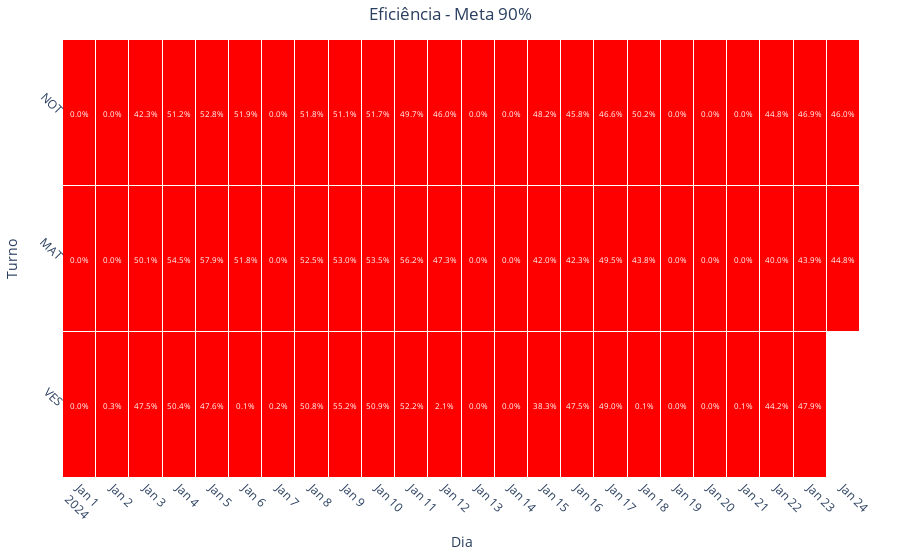

Source (notebook cell):
### Code cell
graph_heatmap_eff(df_eff, 90)
test(df_eff, 90)

### Figure 1 — Plotly figure (JSON) as saved in the notebook; plotly's stock layout.template omitted (floating-point values rounded to 4 significant figures)
{"data": [{"colorscale": [[0, "red"], [0.9, "red"], [0.9, "green"], [1, "green"]], "hoverongaps": false, "hovertemplate": "Turno: %{y}<br>Dia: %{x}<br>Valor: %{z:.1%}", "showscale": false, "type": "heatmap", "x": ["2024-01-01", "2024-01-02", "2024-01-03", "2024-01-04", "2024-01-05", "2024-01-06", "2024-01-07", "2024-01-08", "2024-01-09", "2024-01-10", "2024-01-11", "2024-01-12", "2024-01-13", "2024-01-14", "2024-01-15", "2024-01-16", "2024-01-17", "2024-01-18", "2024-01-19", "2024-01-20", "2024-01-21", "2024-01-22", "2024-01-23", "2024-01-24"], "xgap": 1, "y": ["VES", "MAT", "NOT"], "ygap": 1, "z": [[0, 0.002906, 0.4754, 0.504, 0.4763, 0.0008564, 0.001657, 0.5083, 0.5524, 0.5087, 0.5216, 0.02051, 0, 0.0001209, 0.3834, 0.4754, 0.4898, 0.001053, 0, 0, 0.0009827, 0.4417, 0.4789, null], [0, 0, 0.5012, 0.545, 0.5787, 0.5184, 0, 0.5247, 0.5297, 0.535, 0.5616, 0.4732, 0, 0, 0.4204, 0.4231, 0.4949, 0.438, 0, 0, 0, 0.3998, 0.4392, 0.448], [0, 0, 0.4231, 0.5122, 0.5285, 0.5188, 0, 0.5184, 0.5113, 0.5173, 0.4972, 0.4601, 0, 0, 0.4817, 0.458, 0.4659, 0.5023, 0, 0, 1.512e-05, 0.4481, 0.469, 0.4597]], "zmax": 1, "zmin": 0}], "layout": {"annotations": [{"font": {"color": "white", "size": 8}, "showarrow": false, "text": "0.0%", "x": "2024-01-01", "y": "VES"}, {"font": {"color": "white", "size": 8}, "showarrow": false, "text": "0.3%", "x": "2024-01-02", "y": "VES"}, {"font": {"color": "white", "size": 8}, "showarrow": false, "text": "47.5%", "x": "2024-01-03", "y": "VES"}, {"font": {"color": "white", "size": 8}, "showarrow": false, "text": "50.4%", "x": "2024-01-04", "y": "VES"}, {"font": {"color": "white", "size": 8}, "showarrow": false, "text": "47.6%", "x": "2024-01-05", "y": "VES"}, {"font": {"color": "white", "size": 8}, "showarrow": false, "text": "0.1%", "x": "2024-01-06", "y": "VES"}, {"font": {"color": "white", "size": 8}, "showarrow": false, "text": "0.2%", "x": "2024-01-07", "y": "VES"}, {"font": {"color": "white", "size": 8}, "showarrow": false, "text": "50.8%", "x": "2024-01-08", "y": "VES"}, {"font": {"color": "white", "size": 8}, "showarrow": false, "text": "55.2%", "x": "2024-01-09", "y": "VES"}, {"font": {"color": "white", "size": 8}, "showarrow": false, "text": "50.9%", "x": "2024-01-10", "y": "VES"}, {"font": {"color": "white", "size": 8}, "showarrow": false, "text": "52.2%", "x": "2024-01-11", "y": "VES"}, {"font": {"color": "white", "size": 8}, "showarrow": false, "text": "2.1%", "x": "2024-01-12", "y": "VES"}, {"font": {"color": "white", "size": 8}, "showarrow": false, "text": "0.0%", "x": "2024-01-13", "y": "VES"}, {"font": {"color": "white", "size": 8}, "showarrow": false, "text": "0.0%", "x": "2024-01-14", "y": "VES"}, {"font": {"color": "white", "size": 8}, "showarrow": false, "text": "38.3%", "x": "2024-01-15", "y": "VES"}, {"font": {"color": "white", "size": 8}, "showarrow": false, "text": "47.5%", "x": "2024-01-16", "y": "VES"}, {"font": {"color": "white", "size": 8}, "showarrow": false, "text": "49.0%", "x": "2024-01-17", "y": "VES"}, {"font": {"color": "white", "size": 8}, "showarrow": false, "text": "0.1%", "x": "2024-01-18", "y": "VES"}, {"font": {"color": "white", "size": 8}, "showarrow": false, "text": "0.0%", "x": "2024-01-19", "y": "VES"}, {"font": {"color": "white", "size": 8}, "showarrow": false, "text": "0.0%", "x": "2024-01-20", "y": "VES"}, {"font": {"color": "white", "size": 8}, "showarrow": false, "text": "0.1%", "x": "2024-01-21", "y": "VES"}, {"font": {"color": "white", "size": 8}, "showarrow": false, "text": "44.2%", "x": "2024-01-22", "y": "VES"}, {"font": {"color": "white", "size": 8}, "showarrow": false, "text": "47.9%", "x": "2024-01-23", "y": "VES"}, {"font": {"color": "white", "size": 8}, "showarrow": false, "text": "nan%", "x": "2024-01-24", "y": "VES"}, {"font": {"color": "white", "size": 8}, "showarrow": false, "text": "0.0%", "x": "2024-01-01", "y": "MAT"}, {"font": {"color": "white", "size": 8}, "showarrow": false, "text": "0.0%", "x": "2024-01-02", "y": "MAT"}, {"font": {"color": "white", "size": 8}, "showarrow": false, "text": "50.1%", "x": "2024-01-03", "y": "MAT"}, {"font": {"color": "white", "size": 8}, "showarrow": false, "text": "54.5%", "x": "2024-01-04", "y": "MAT"}, {"font": {"color": "white", "size": 8}, "showarrow": false, "text": "57.9%", "x": "2024-01-05", "y": "MAT"}, {"font": {"color": "white", "size": 8}, "showarrow": false, "text": "51.8%", "x": "2024-01-06", "y": "MAT"}, {"font": {"color": "white", "size": 8}, "showarrow": false, "text": "0.0%", "x": "2024-01-07", "y": "MAT"}, {"font": {"color": "white", "size": 8}, "showarrow": false, "text": "52.5%", "x": "2024-01-08", "y": "MAT"}, {"font": {"color": "white", "size": 8}, "showarrow": false, "text": "53.0%", "x": "2024-01-09", "y": "MAT"}, {"font": {"color": "white", "size": 8}, "showarrow": false, "text": "53.5%", "x": "2024-01-10", "y": "MAT"}, {"font": {"color": "white", "size": 8}, "showarrow": false, "text": "56.2%", "x": "2024-01-11", "y": "MAT"}, {"font": {"color": "white", "size": 8}, "showarrow": false, "text": "47.3%", "x": "2024-01-12", "y": "MAT"}, {"font": {"color": "white", "size": 8}, "showarrow": false, "text": "0.0%", "x": "2024-01-13", "y": "MAT"}, {"font": {"color": "white", "size": 8}, "showarrow": false, "text": "0.0%", "x": "2024-01-14", "y": "MAT"}, {"font": {"color": "white", "size": 8}, "showarrow": false, "text": "42.0%", "x": "2024-01-15", "y": "MAT"}, {"font": {"color": "white", "size": 8}, "showarrow": false, "text": "42.3%", "x": "2024-01-16", "y": "MAT"}, {"font": {"color": "white", "size": 8}, "showarrow": false, "text": "49.5%", "x": "2024-01-17", "y": "MAT"}, {"font": {"color": "white", "size": 8}, "showarrow": false, "text": "43.8%", "x": "2024-01-18", "y": "MAT"}, {"font": {"color": "white", "size": 8}, "showarrow": false, "text": "0.0%", "x": "2024-01-19", "y": "MAT"}, {"font": {"color": "white", "size": 8}, "showarrow": false, "text": "0.0%", "x": "2024-01-20", "y": "MAT"}, {"font": {"color": "white", "size": 8}, "showarrow": false, "text": "0.0%", "x": "2024-01-21", "y": "MAT"}, {"font": {"color": "white", "size": 8}, "showarrow": false, "text": "40.0%", "x": "2024-01-22", "y": "MAT"}, {"font": {"color": "white", "size": 8}, "showarrow": false, "text": "43.9%", "x": "2024-01-23", "y": "MAT"}, {"font": {"color": "white", "size": 8}, "showarrow": false, "text": "44.8%", "x": "2024-01-24", "y": "MAT"}, {"font": {"color": "white", "size": 8}, "showarrow": false, "text": "0.0%", "x": "2024-01-01", "y": "NOT"}, {"font": {"color": "white", "size": 8}, "showarrow": false, "text": "0.0%", "x": "2024-01-02", "y": "NOT"}, {"font": {"color": "white", "size": 8}, "showarrow": false, "text": "42.3%", "x": "2024-01-03", "y": "NOT"}, {"font": {"color": "white", "size": 8}, "showarrow": false, "text": "51.2%", "x": "2024-01-04", "y": "NOT"}, {"font": {"color": "white", "size": 8}, "showarrow": false, "text": "52.8%", "x": "2024-01-05", "y": "NOT"}, {"font": {"color": "white", "size": 8}, "showarrow": false, "text": "51.9%", "x": "2024-01-06", "y": "NOT"}, {"font": {"color": "white", "size": 8}, "showarrow": false, "text": "0.0%", "x": "2024-01-07", "y": "NOT"}, {"font": {"color": "white", "size": 8}, "showarrow": false, "text": "51.8%", "x": "2024-01-08", "y": "NOT"}, {"font": {"color": "white", "size": 8}, "showarrow": false, "text": "51.1%", "x": "2024-01-09", "y": "NOT"}, {"font": {"color": "white", "size": 8}, "showarrow": false, "text": "51.7%", "x": "2024-01-10", "y": "NOT"}, {"font": {"color": "white", "size": 8}, "showarrow": false, "text": "49.7%", "x": "2024-01-11", "y": "NOT"}, {"font": {"color": "white", "size": 8}, "showarrow": false, "text": "46.0%", "x": "2024-01-12", "y": "NOT"}, {"font": {"color": "white", "size": 8}, "showarrow": false, "text": "0.0%", "x": "2024-01-13", "y": "NOT"}, {"font": {"color": "white", "size": 8}, "showarrow": false, "text": "0.0%", "x": "2024-01-14", "y": "NOT"}, {"font": {"color": "white", "size": 8}, "showarrow": false, "text": "48.2%", "x": "2024-01-15", "y": "NOT"}, {"font": {"color": "white", "size": 8}, "showarrow": false, "text": "45.8%", "x": "2024-01-16", "y": "NOT"}, {"font": {"color": "white", "size": 8}, "showarrow": false, "text": "46.6%", "x": "2024-01-17", "y": "NOT"}, {"font": {"color": "white", "size": 8}, "showarrow": false, "text": "50.2%", "x": "2024-01-18", "y": "NOT"}, {"font": {"color": "white", "size": 8}, "showarrow": false, "text": "0.0%", "x": "2024-01-19", "y": "NOT"}, {"font": {"color": "white", "size": 8}, "showarrow": false, "text": "0.0%", "x": "2024-01-20", "y": "NOT"}, {"font": {"color": "white", "size": 8}, "showarrow": false, "text": "0.0%", "x": "2024-01-21", "y": "NOT"}, {"font": {"color": "white", "size": 8}, "showarrow": false, "text": "44.8%", "x": "2024-01-22", "y": "NOT"}, {"font": {"color": "white", "size": 8}, "showarrow": false, "text": "46.9%", "x": "2024-01-23", "y": "NOT"}, {"font": {"color": "white", "size": 8}, "showarrow": false, "text": "46.0%", "x": "2024-01-24", "y": "NOT"}], "margin": {"b": 40, "l": 40, "r": 40, "t": 40}, "plot_bgcolor": "white", "title": {"text": "Eficiência - Meta 90%", "x": 0.5}, "xaxis": {"nticks": 31, "tickangle": 45, "tickmode": "linear", "ticktext": [1, 2, 3, 4, 5, 6, 7, 8, 9, 10, 11, 12, 13, 14, 15, 16, 17, 18, 19, 20, 21, 22, 23, 24, 25, 26, 27, 28, 29, 30, 31], "tickvals": [1, 2, 3, 4, 5, 6, 7, 8, 9, 10, 11, 12, 13, 14, 15, 16, 17, 18, 19, 20, 21, 22, 23, 24, 25, 26, 27, 28, 29, 30, 31], "title": {"text": "Dia"}}, "yaxis": {"tickangle": 45, "tickmode": "linear", "title": {"text": "Turno"}}}}
